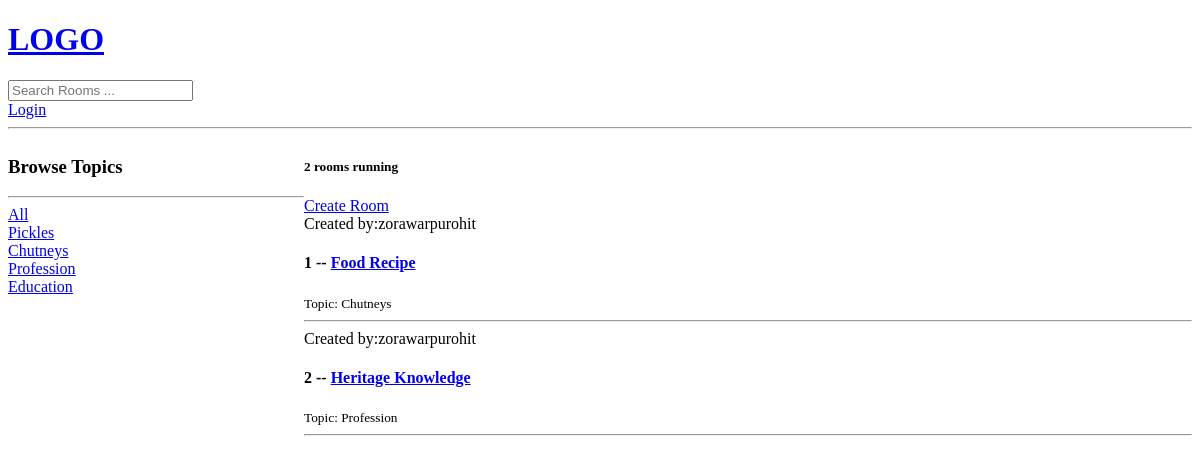
The app's page /, older data.
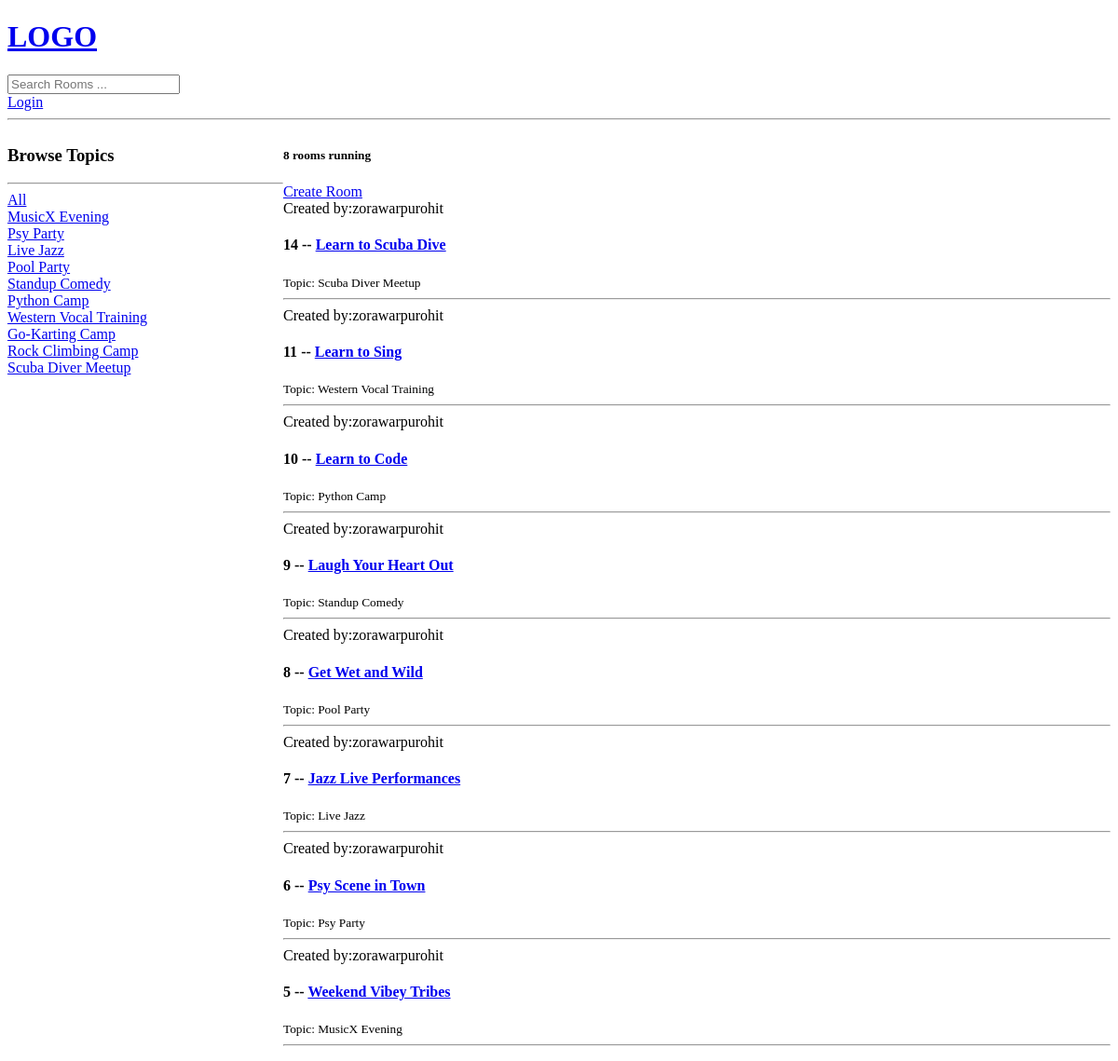
The same page, newer data.
### base/models.py (models this page shows, shortened)
class Topic(models.Model):
    name = models.CharField(max_length=200)

class Room(models.Model):
    host = models.ForeignKey(User, on_delete=models.SET_NULL, null=True)
    topic = models.ForeignKey(Topic, on_delete=models.SET_NULL, null=True)
    name = models.CharField(max_length=200)
    description = models.TextField(null=True, blank=True)
    participants = models.ManyToManyField(User, related_name='participants', blank = True)
    updated = models.DateTimeField(auto_now=True)
    created = models.DateTimeField(auto_now_add=True)
    class Meta:
        ordering = ['-updated', '-created']

### base/views.py (the view)
# urls.py: 2. Add a URL to urlpatterns:  path('', views.home, name='home')
def home(request):
    q = request.GET.get('q') if request.GET.get('q') != None else ''
    rooms = Room.objects.filter(
        Q(topic__name__icontains=q) |
        Q(name__icontains=q) |
        Q(description__icontains=q)
        )
    topic = Topic.objects.all()
    room_count = rooms.count()
    user = User.objects.filter(
        Q(username__icontains=q)
    )
    home_data = {'rooms': rooms, 'topics': topic, 'users': user, 'room_count': room_count }
    return render(request, 'base/home.html', home_data )

### base/templates/base/home.html (shortened to what this page needs)
{% extends 'main.html' %}
{% block content %}
<div class = "home-container">
  <div>
    <h3>Browse Topics</h3>
    <hr>
    <div>
      <a href="{% url 'home' %}">All</a>
    </div>
    {% for topic in topics %}
    <div>
      <a href="{% url 'home' %}?q={{topic.name}}">{{topic.name}}</a>
    </div>
    {% endfor %}
  </div>
  <div>
    <h5>{{room_count}} rooms running</h5>
    <a href="{% url 'createroom' %}">Create Room</a>
    <div>
      {% for room in rooms %}
        <div>
          <span>Created by:{{room.host.username}}</span>
          <h4>{{room.id}} -- <a href="{% url 'room' room.id %}">{{room.name}}</a></h4>
          <small>Topic: {{room.topic.name}}</small>
          <hr>
        </div>
      {% endfor %}
    </div>
  </div>
</div>
{% endblock  %}

### templates/main.html (shortened to what this page needs)
<!DOCTYPE html>
<html>
<head>
</head>
<body>
    {% include 'navigation.html' %}
    {% block content %}
    {% endblock %}
</body>
</html>

### templates/navigation.html
<a href="/">
    <h1> LOGO </h1>
</a>
<form method="GET" action="{% url 'home' %}">
    <input type="text" name="q" placeholder="Search Rooms ..."/>
</form>
{%if request.user.is_authenticated %}
<p>Hi <strong>{{request.user | capfirst }}</strong></p>
<a href="{% url 'logout' %}"> Logout </a>
{% else %}
<a href="{% url 'login' %}"> Login</a>
{% endif %}
<hr>

### base/templates/base/home.html (style rules this page uses)
.home-container { display: grid; grid-template-columns: 1fr 3fr ; }

Row changes from the older to the newer data that the page shows:
removed Topic: name "Pickles"
removed Topic: name "Chutneys"
removed Topic: name "Profession"
removed Topic: name "Education"
removed Room: host.username "zorawarpurohit", id "1", name "Food Recipe", topic.name "Chutneys"
removed Room: host.username "zorawarpurohit", id "2", name "Heritage Knowledge", topic.name "Profession"
added Topic: name "MusicX Evening"
added Topic: name "Psy Party"
added Topic: name "Live Jazz"
added Topic: name "Pool Party"
added Topic: name "Standup Comedy"
added Topic: name "Python Camp"
added Topic: name "Western Vocal Training"
added Topic: name "Go-Karting Camp"
added Topic: name "Rock Climbing Camp"
added Topic: name "Scuba Diver Meetup"
added Room: host.username "zorawarpurohit", id "14", name "Learn to Scuba Dive", topic.name "Scuba Diver Meetup"
added Room: host.username "zorawarpurohit", id "11", name "Learn to Sing", topic.name "Western Vocal Training"
added Room: host.username "zorawarpurohit", id "10", name "Learn to Code", topic.name "Python Camp"
added Room: host.username "zorawarpurohit", id "9", name "Laugh Your Heart Out", topic.name "Standup Comedy"
added Room: host.username "zorawarpurohit", id "8", name "Get Wet and Wild", topic.name "Pool Party"
added Room: host.username "zorawarpurohit", id "7", name "Jazz Live Performances", topic.name "Live Jazz"
added Room: host.username "zorawarpurohit", id "6", name "Psy Scene in Town", topic.name "Psy Party"
added Room: host.username "zorawarpurohit", id "5", name "Weekend Vibey Tribes", topic.name "MusicX Evening"
Text that changed along with them:
{{ room_count }}: "2" → "8"
